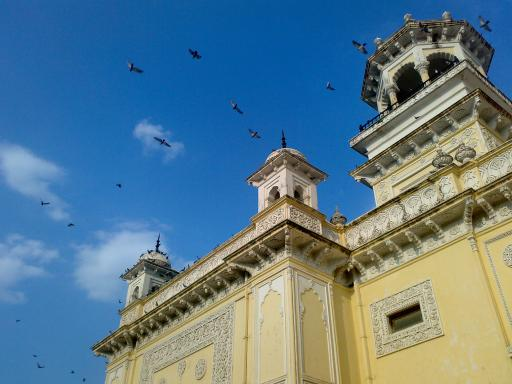
#> input picture Histograms/images/home.jpg, 512 x 384 px
$ python simple_operations.py
#> lines starting #> are read from the running program, lines starting #| are printed output that depends on the picture
import cv2
import numpy as np
import matplotlib.pyplot as plt


gray_img = cv2.cvtColor(cv2.imread('images/home.jpg'), cv2.COLOR_BGR2GRAY)
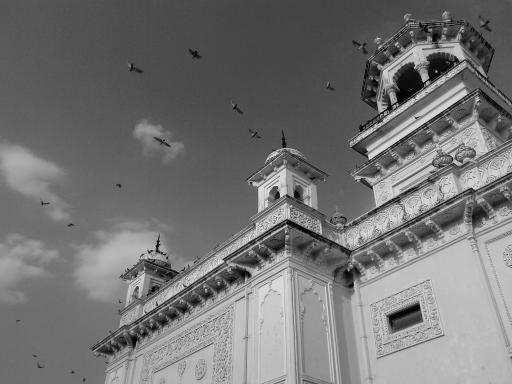
#> gray_img: shape (384, 512); min 0, max 252, mean 116.2
output_img = np.zeros(gray_img.shape, dtype=gray_img.dtype)

alpha = 1.0 # Simple contrast control
beta = -60   # Simple brightness control

# for height in range(gray_img.shape[0]):
#     for width in range(gray_img.shape[1]):
#         output_img[height, width] = np.clip(alpha * gray_img[height, width] + beta, 0, 255)

bright_img = cv2.convertScaleAbs(gray_img, alpha=1.0, beta=80)
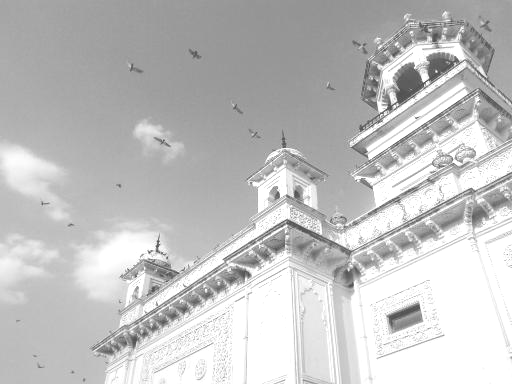
#> bright_img: shape (384, 512); min 80, max 255, mean 193.6
dark_img = cv2.convertScaleAbs(gray_img, alpha=1.0, beta=-80)
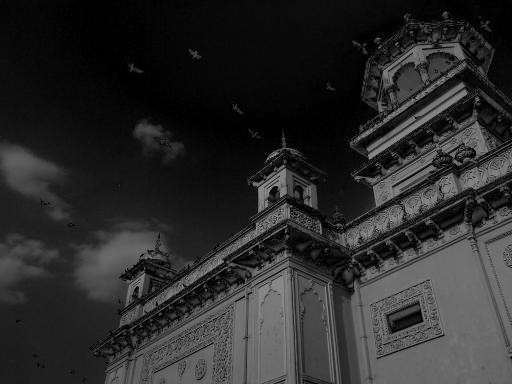
#> dark_img: shape (384, 512); min 0, max 172, mean 42.8
low_img = cv2.convertScaleAbs(gray_img, alpha=0.3, beta=0)
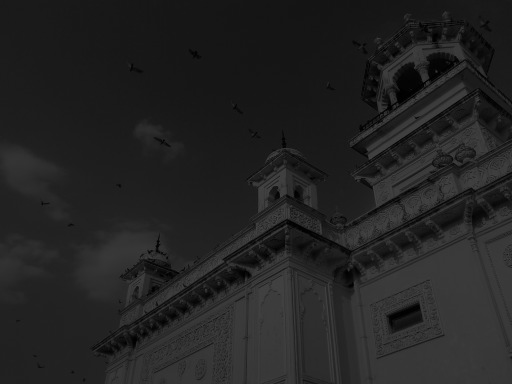
#> low_img: shape (384, 512); min 0, max 76, mean 34.9
high_img = cv2.convertScaleAbs(gray_img, alpha=2.2, beta=0)
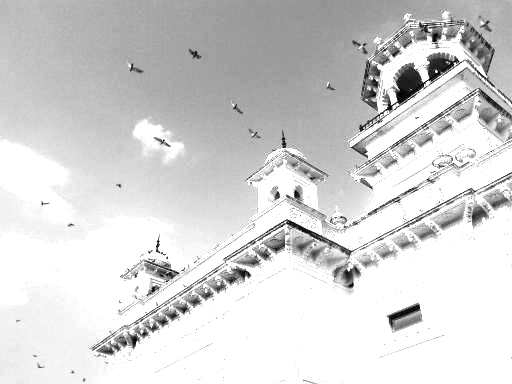
#> high_img: shape (384, 512); min 0, max 255, mean 212.9

plt.subplot(5,2,1), plt.imshow(gray_img, 'gray'), plt.title('Original Image')
plt.subplot(5,2,2), plt.hist(gray_img.ravel(), 256, [0,256])
plt.subplot(5,2,3), plt.imshow(bright_img, 'gray'), plt.title('Brighter Image')
plt.subplot(5,2,4), plt.hist(bright_img.ravel(), 256, [0,256])
plt.subplot(5,2,5), plt.imshow(dark_img, 'gray'), plt.title('Darker Image')
plt.subplot(5,2,6), plt.hist(dark_img.ravel(), 256, [0,256])
plt.subplot(5,2,7), plt.imshow(low_img, 'gray'), plt.title('Low contrast Image')
plt.subplot(5,2,8), plt.hist(low_img.ravel(), 256, [0,256])
plt.subplot(5,2,9), plt.imshow(high_img, 'gray'), plt.title('High contrast Image')
plt.subplot(5,2,10), plt.hist(high_img.ravel(), 256, [0,256])

plt.subplots_adjust(hspace=0.5)
plt.show()
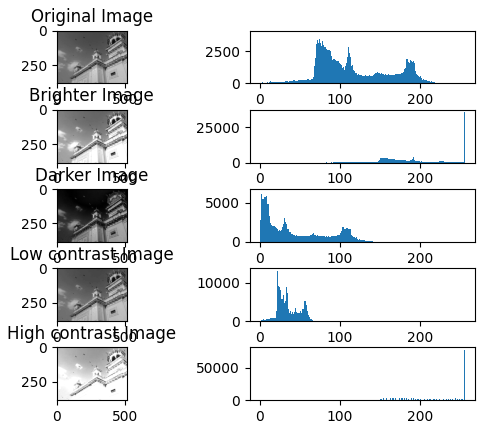
#> figure drawn by matplotlib, 10 panels; panel 2: tallest bar 3908 high, from x = 111 to 112; panel 4: tallest bar 35554 high, from x = 255 to 256; panel 6: tallest bar 6477 high, from x = 6 to 7; panel 8: tallest bar 13079 high, from x = 22 to 23

cv2.imwrite('images/original_img.png', gray_img)
cv2.imwrite('images/brighter_img.png', bright_img)
cv2.imwrite('images/darker_img.png', dark_img)
cv2.imwrite('images/low_contrast_img.png', low_img)
cv2.imwrite('images/high_contrast_img.png', high_img)
